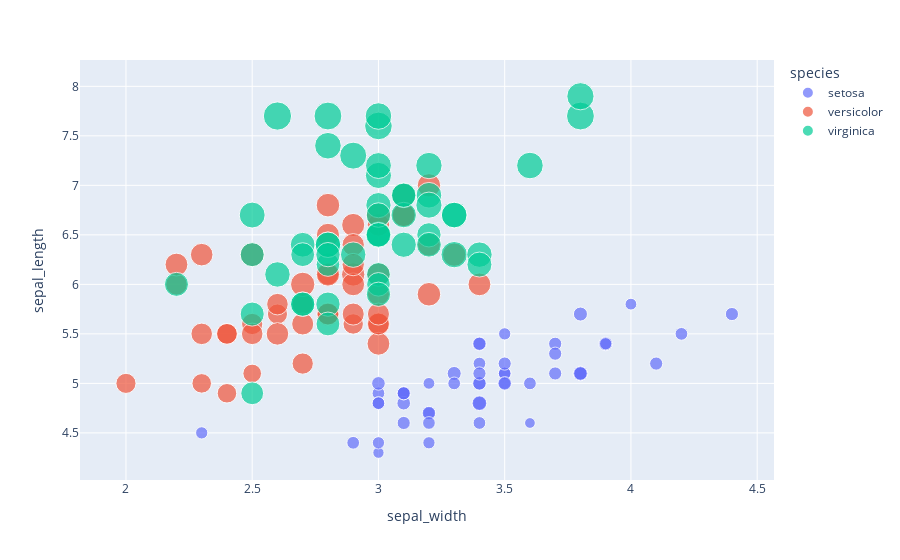

Notebook cell for this chart:
### Code cell
fig = px.scatter(df, x='sepal_width',
                 y='sepal_length',
                 color='species',
                 size='petal_length',
                 hover_data=['petal_width'])
fig.show()

### Figure 1 — Plotly figure (JSON) as saved in the notebook; plotly's stock layout.template omitted (floating-point values rounded to 4 significant figures)
{"data": [{"customdata": [[0.2], [0.2], [0.2], [0.2], [0.2], [0.4], [0.3], [0.2], [0.2], [0.1], [0.2], [0.2], [0.1], [0.1], [0.2], [0.4], [0.4], [0.3], [0.3], [0.3], [0.2], [0.4], [0.2], [0.5], [0.2], [0.2], [0.4], [0.2], [0.2], [0.2], [0.2], [0.4], [0.1], [0.2], [0.1], [0.2], [0.2], [0.1], [0.2], [0.2], [0.3], [0.3], [0.2], [0.6], [0.4], [0.3], [0.2], [0.2], [0.2], [0.2]], "hovertemplate": "species=setosa<br>sepal_width=%{x}<br>sepal_length=%{y}<br>petal_length=%{marker.size}<br>petal_width=%{customdata[0]}<extra></extra>", "legendgroup": "setosa", "marker": {"color": "#636efa", "size": [1.4, 1.4, 1.3, 1.5, 1.4, 1.7, 1.4, 1.5, 1.4, 1.5, 1.5, 1.6, 1.4, 1.1, 1.2, 1.5, 1.3, 1.4, 1.7, 1.5, 1.7, 1.5, 1, 1.7, 1.9, 1.6, 1.6, 1.5, 1.4, 1.6, 1.6, 1.5, 1.5, 1.4, 1.5, 1.2, 1.3, 1.5, 1.3, 1.5, 1.3, 1.3, 1.3, 1.6, 1.9, 1.4, 1.6, 1.4, 1.5, 1.4], "sizemode": "area", "sizeref": 0.01725, "symbol": "circle"}, "mode": "markers", "name": "setosa", "orientation": "v", "showlegend": true, "type": "scatter", "x": [3.5, 3, 3.2, 3.1, 3.6, 3.9, 3.4, 3.4, 2.9, 3.1, 3.7, 3.4, 3, 3, 4, 4.4, 3.9, 3.5, 3.8, 3.8, 3.4, 3.7, 3.6, 3.3, 3.4, 3, 3.4, 3.5, 3.4, 3.2, 3.1, 3.4, 4.1, 4.2, 3.1, 3.2, 3.5, 3.1, 3, 3.4, 3.5, 2.3, 3.2, 3.5, 3.8, 3, 3.8, 3.2, 3.7, 3.3], "xaxis": "x", "y": [5.1, 4.9, 4.7, 4.6, 5, 5.4, 4.6, 5, 4.4, 4.9, 5.4, 4.8, 4.8, 4.3, 5.8, 5.7, 5.4, 5.1, 5.7, 5.1, 5.4, 5.1, 4.6, 5.1, 4.8, 5, 5, 5.2, 5.2, 4.7, 4.8, 5.4, 5.2, 5.5, 4.9, 5, 5.5, 4.9, 4.4, 5.1, 5, 4.5, 4.4, 5, 5.1, 4.8, 5.1, 4.6, 5.3, 5], "yaxis": "y"}, {"customdata": [[1.4], [1.5], [1.5], [1.3], [1.5], [1.3], [1.6], [1], [1.3], [1.4], [1], [1.5], [1], [1.4], [1.3], [1.4], [1.5], [1], [1.5], [1.1], [1.8], [1.3], [1.5], [1.2], [1.3], [1.4], [1.4], [1.7], [1.5], [1], [1.1], [1], [1.2], [1.6], [1.5], [1.6], [1.5], [1.3], [1.3], [1.3], [1.2], [1.4], [1.2], [1], [1.3], [1.2], [1.3], [1.3], [1.1], [1.3]], "hovertemplate": "species=versicolor<br>sepal_width=%{x}<br>sepal_length=%{y}<br>petal_length=%{marker.size}<br>petal_width=%{customdata[0]}<extra></extra>", "legendgroup": "versicolor", "marker": {"color": "#EF553B", "size": [4.7, 4.5, 4.9, 4, 4.6, 4.5, 4.7, 3.3, 4.6, 3.9, 3.5, 4.2, 4, 4.7, 3.6, 4.4, 4.5, 4.1, 4.5, 3.9, 4.8, 4, 4.9, 4.7, 4.3, 4.4, 4.8, 5, 4.5, 3.5, 3.8, 3.7, 3.9, 5.1, 4.5, 4.5, 4.7, 4.4, 4.1, 4, 4.4, 4.6, 4, 3.3, 4.2, 4.2, 4.2, 4.3, 3, 4.1], "sizemode": "area", "sizeref": 0.01725, "symbol": "circle"}, "mode": "markers", "name": "versicolor", "orientation": "v", "showlegend": true, "type": "scatter", "x": [3.2, 3.2, 3.1, 2.3, 2.8, 2.8, 3.3, 2.4, 2.9, 2.7, 2, 3, 2.2, 2.9, 2.9, 3.1, 3, 2.7, 2.2, 2.5, 3.2, 2.8, 2.5, 2.8, 2.9, 3, 2.8, 3, 2.9, 2.6, 2.4, 2.4, 2.7, 2.7, 3, 3.4, 3.1, 2.3, 3, 2.5, 2.6, 3, 2.6, 2.3, 2.7, 3, 2.9, 2.9, 2.5, 2.8], "xaxis": "x", "y": [7, 6.4, 6.9, 5.5, 6.5, 5.7, 6.3, 4.9, 6.6, 5.2, 5, 5.9, 6, 6.1, 5.6, 6.7, 5.6, 5.8, 6.2, 5.6, 5.9, 6.1, 6.3, 6.1, 6.4, 6.6, 6.8, 6.7, 6, 5.7, 5.5, 5.5, 5.8, 6, 5.4, 6, 6.7, 6.3, 5.6, 5.5, 5.5, 6.1, 5.8, 5, 5.6, 5.7, 5.7, 6.2, 5.1, 5.7], "yaxis": "y"}, {"customdata": [[2.5], [1.9], [2.1], [1.8], [2.2], [2.1], [1.7], [1.8], [1.8], [2.5], [2], [1.9], [2.1], [2], [2.4], [2.3], [1.8], [2.2], [2.3], [1.5], [2.3], [2], [2], [1.8], [2.1], [1.8], [1.8], [1.8], [2.1], [1.6], [1.9], [2], [2.2], [1.5], [1.4], [2.3], [2.4], [1.8], [1.8], [2.1], [2.4], [2.3], [1.9], [2.3], [2.5], [2.3], [1.9], [2], [2.3], [1.8]], "hovertemplate": "species=virginica<br>sepal_width=%{x}<br>sepal_length=%{y}<br>petal_length=%{marker.size}<br>petal_width=%{customdata[0]}<extra></extra>", "legendgroup": "virginica", "marker": {"color": "#00cc96", "size": [6, 5.1, 5.9, 5.6, 5.8, 6.6, 4.5, 6.3, 5.8, 6.1, 5.1, 5.3, 5.5, 5, 5.1, 5.3, 5.5, 6.7, 6.9, 5, 5.7, 4.9, 6.7, 4.9, 5.7, 6, 4.8, 4.9, 5.6, 5.8, 6.1, 6.4, 5.6, 5.1, 5.6, 6.1, 5.6, 5.5, 4.8, 5.4, 5.6, 5.1, 5.1, 5.9, 5.7, 5.2, 5, 5.2, 5.4, 5.1], "sizemode": "area", "sizeref": 0.01725, "symbol": "circle"}, "mode": "markers", "name": "virginica", "orientation": "v", "showlegend": true, "type": "scatter", "x": [3.3, 2.7, 3, 2.9, 3, 3, 2.5, 2.9, 2.5, 3.6, 3.2, 2.7, 3, 2.5, 2.8, 3.2, 3, 3.8, 2.6, 2.2, 3.2, 2.8, 2.8, 2.7, 3.3, 3.2, 2.8, 3, 2.8, 3, 2.8, 3.8, 2.8, 2.8, 2.6, 3, 3.4, 3.1, 3, 3.1, 3.1, 3.1, 2.7, 3.2, 3.3, 3, 2.5, 3, 3.4, 3], "xaxis": "x", "y": [6.3, 5.8, 7.1, 6.3, 6.5, 7.6, 4.9, 7.3, 6.7, 7.2, 6.5, 6.4, 6.8, 5.7, 5.8, 6.4, 6.5, 7.7, 7.7, 6, 6.9, 5.6, 7.7, 6.3, 6.7, 7.2, 6.2, 6.1, 6.4, 7.2, 7.4, 7.9, 6.4, 6.3, 6.1, 7.7, 6.3, 6.4, 6, 6.9, 6.7, 6.9, 5.8, 6.8, 6.7, 6.7, 6.3, 6.5, 6.2, 5.9], "yaxis": "y"}], "layout": {"legend": {"itemsizing": "constant", "title": {"text": "species"}, "tracegroupgap": 0}, "margin": {"t": 60}, "xaxis": {"anchor": "y", "domain": [0, 1], "title": {"text": "sepal_width"}}, "yaxis": {"anchor": "x", "domain": [0, 1], "title": {"text": "sepal_length"}}}}
